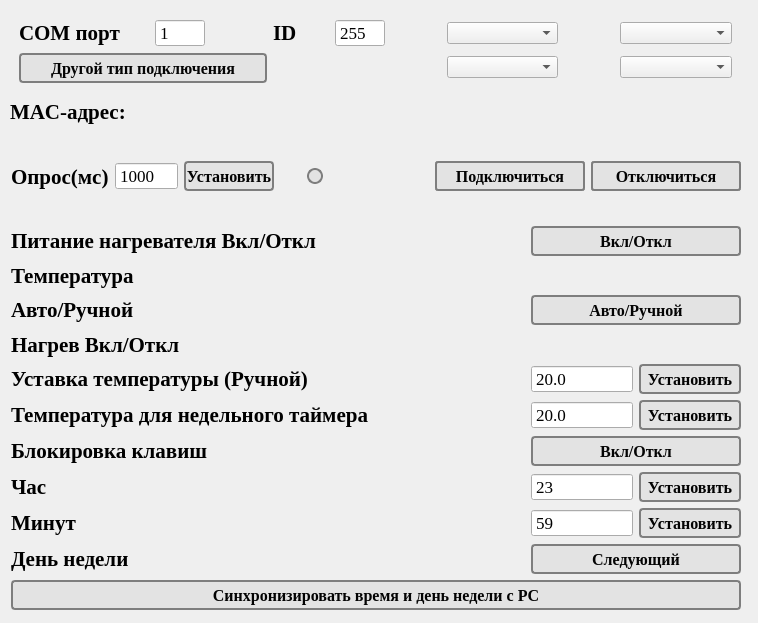
<?xml version="1.0" encoding="UTF-8"?>
<ui version="4.0">
 <class>MainWindow</class>
 <widget class="QMainWindow" name="MainWindow">
  <property name="geometry">
   <rect>
    <x>0</x>
    <y>0</y>
    <width>758</width>
    <height>623</height>
   </rect>
  </property>
  <property name="minimumSize">
   <size>
    <width>500</width>
    <height>500</height>
   </size>
  </property>
  <property name="maximumSize">
   <size>
    <width>10000</width>
    <height>10000</height>
   </size>
  </property>
  <property name="sizeIncrement">
   <size>
    <width>800</width>
    <height>535</height>
   </size>
  </property>
  <property name="font">
   <font>
    <family>Times New Roman</family>
    <pointsize>13</pointsize>
   </font>
  </property>
  <property name="windowTitle">
   <string>Termostat BHT</string>
  </property>
  <property name="windowIcon">
   <iconset>
    <normaloff>../../TermostatBHT/img/icon.png</normaloff>../../TermostatBHT/img/icon.png</iconset>
  </property>
  <property name="styleSheet">
   <string notr="true">MainWindow{
background-color: #e3e4e8;
}</string>
  </property>
  <widget class="QWidget" name="centralwidget">
   <property name="styleSheet">
    <string notr="true">.centralwidget{
background-color: #e3e4e8;
}</string>
   </property>
   <widget class="QWidget" name="layoutWidget">
    <property name="geometry">
     <rect>
      <x>11</x>
      <y>159</y>
      <width>730</width>
      <height>35</height>
     </rect>
    </property>
    <layout class="QHBoxLayout" name="horizontalLayout_2">
     <item>
      <widget class="QLabel" name="label_3">
       <property name="font">
        <font>
         <family>Times New Roman</family>
         <pointsize>16</pointsize>
         <bold>true</bold>
        </font>
       </property>
       <property name="text">
        <string>Опрос(мc)</string>
       </property>
      </widget>
     </item>
     <item>
      <widget class="QSpinBox" name="lineEdit_update_ms">
       <property name="font">
        <font>
         <family>Times New Roman</family>
         <pointsize>13</pointsize>
        </font>
       </property>
       <property name="alignment">
        <set>Qt::AlignmentFlag::AlignLeading|Qt::AlignmentFlag::AlignLeft|Qt::AlignmentFlag::AlignVCenter</set>
       </property>
       <property name="buttonSymbols">
        <enum>QAbstractSpinBox::ButtonSymbols::NoButtons</enum>
       </property>
       <property name="minimum">
        <number>200</number>
       </property>
       <property name="maximum">
        <number>100000</number>
       </property>
       <property name="value">
        <number>1000</number>
       </property>
      </widget>
     </item>
     <item>
      <widget class="QPushButton" name="pushButton_set_timer">
       <property name="minimumSize">
        <size>
         <width>0</width>
         <height>30</height>
        </size>
       </property>
       <property name="font">
        <font>
         <family>Times New Roman</family>
         <pointsize>12</pointsize>
         <bold>true</bold>
        </font>
       </property>
       <property name="styleSheet">
        <string notr="true">QPushButton{
	background-color: rgb(227, 227, 227);
	color: rgb(3, 3, 3);
	border: 2px solid rgb(126, 126, 126);
	border-radius: 4px
}

QPushButton:hover{
	background-color: rgb(252, 255, 216);
}</string>
       </property>
       <property name="text">
        <string>Установить</string>
       </property>
      </widget>
     </item>
     <item>
      <spacer name="horizontalSpacer_12">
       <property name="orientation">
        <enum>Qt::Orientation::Horizontal</enum>
       </property>
       <property name="sizeHint" stdset="0">
        <size>
         <width>40</width>
         <height>20</height>
        </size>
       </property>
      </spacer>
     </item>
     <item>
      <widget class="QPushButton" name="pushButton_upload">
       <property name="enabled">
        <bool>false</bool>
       </property>
       <property name="minimumSize">
        <size>
         <width>16</width>
         <height>16</height>
        </size>
       </property>
       <property name="maximumSize">
        <size>
         <width>16</width>
         <height>16</height>
        </size>
       </property>
       <property name="styleSheet">
        <string notr="true">QPushButton{
background-color: rgb(227, 227, 227);
	color: rgb(3, 3, 3);
	border: 2px solid rgb(126, 126, 126);
	border-radius: 8px
}
</string>
       </property>
       <property name="text">
        <string/>
       </property>
      </widget>
     </item>
     <item>
      <spacer name="horizontalSpacer_16">
       <property name="orientation">
        <enum>Qt::Orientation::Horizontal</enum>
       </property>
       <property name="sizeHint" stdset="0">
        <size>
         <width>40</width>
         <height>20</height>
        </size>
       </property>
      </spacer>
     </item>
     <item>
      <spacer name="horizontalSpacer_15">
       <property name="orientation">
        <enum>Qt::Orientation::Horizontal</enum>
       </property>
       <property name="sizeHint" stdset="0">
        <size>
         <width>40</width>
         <height>20</height>
        </size>
       </property>
      </spacer>
     </item>
     <item>
      <spacer name="horizontalSpacer_14">
       <property name="orientation">
        <enum>Qt::Orientation::Horizontal</enum>
       </property>
       <property name="sizeHint" stdset="0">
        <size>
         <width>40</width>
         <height>20</height>
        </size>
       </property>
      </spacer>
     </item>
     <item>
      <spacer name="horizontalSpacer_13">
       <property name="orientation">
        <enum>Qt::Orientation::Horizontal</enum>
       </property>
       <property name="sizeHint" stdset="0">
        <size>
         <width>40</width>
         <height>20</height>
        </size>
       </property>
      </spacer>
     </item>
     <item>
      <widget class="QPushButton" name="pushButton_set_device">
       <property name="minimumSize">
        <size>
         <width>150</width>
         <height>30</height>
        </size>
       </property>
       <property name="font">
        <font>
         <family>Times New Roman</family>
         <pointsize>12</pointsize>
         <bold>true</bold>
        </font>
       </property>
       <property name="styleSheet">
        <string notr="true">QPushButton{
	background-color: rgb(227, 227, 227);
	color: rgb(3, 3, 3);
	border: 2px solid rgb(126, 126, 126);
	border-radius: 3px
}

QPushButton:hover{
	background-color: rgb(30, 170, 14);
	color: rgb(255, 255, 255);
}</string>
       </property>
       <property name="text">
        <string>Подключиться</string>
       </property>
      </widget>
     </item>
     <item>
      <widget class="QPushButton" name="pushButton_unset_device">
       <property name="minimumSize">
        <size>
         <width>150</width>
         <height>30</height>
        </size>
       </property>
       <property name="font">
        <font>
         <family>Times New Roman</family>
         <pointsize>12</pointsize>
         <bold>true</bold>
        </font>
       </property>
       <property name="styleSheet">
        <string notr="true">QPushButton{
	background-color: rgb(227, 227, 227);
	color: rgb(3, 3, 3);
	border: 2px solid rgb(126, 126, 126);
	border-radius: 3px
}

QPushButton:hover{
	background-color: rgb(30, 170, 14);
	color: rgb(255, 255, 255);
}</string>
       </property>
       <property name="text">
        <string>Отключиться</string>
       </property>
      </widget>
     </item>
    </layout>
   </widget>
   <widget class="QWidget" name="layoutWidget">
    <property name="geometry">
     <rect>
      <x>11</x>
      <y>226</y>
      <width>730</width>
      <height>384</height>
     </rect>
    </property>
    <layout class="QGridLayout" name="gridLayout">
     <item row="4" column="1">
      <widget class="QLabel" name="label_set_temp">
       <property name="font">
        <font>
         <family>Times New Roman</family>
         <pointsize>16</pointsize>
         <bold>true</bold>
        </font>
       </property>
       <property name="text">
        <string/>
       </property>
      </widget>
     </item>
     <item row="6" column="2" colspan="2">
      <widget class="QPushButton" name="pushButton_block_key">
       <property name="minimumSize">
        <size>
         <width>0</width>
         <height>30</height>
        </size>
       </property>
       <property name="font">
        <font>
         <family>Times New Roman</family>
         <pointsize>12</pointsize>
         <bold>true</bold>
        </font>
       </property>
       <property name="styleSheet">
        <string notr="true">QPushButton{
	background-color: rgb(227, 227, 227);
	color: rgb(3, 3, 3);
	border: 2px solid rgb(126, 126, 126);
	border-radius: 4px
}

QPushButton:hover{
	background-color: rgb(252, 255, 216);
}</string>
       </property>
       <property name="text">
        <string>Вкл/Откл</string>
       </property>
      </widget>
     </item>
     <item row="5" column="2" colspan="2">
      <layout class="QHBoxLayout" name="horizontalLayout_4">
       <item>
        <widget class="QDoubleSpinBox" name="doubleSpinBox_week_timer">
         <property name="minimumSize">
          <size>
           <width>100</width>
           <height>0</height>
          </size>
         </property>
         <property name="font">
          <font>
           <family>Times New Roman</family>
           <pointsize>13</pointsize>
          </font>
         </property>
         <property name="buttonSymbols">
          <enum>QAbstractSpinBox::ButtonSymbols::NoButtons</enum>
         </property>
         <property name="decimals">
          <number>1</number>
         </property>
         <property name="minimum">
          <double>5.000000000000000</double>
         </property>
         <property name="maximum">
          <double>44.000000000000000</double>
         </property>
         <property name="value">
          <double>20.000000000000000</double>
         </property>
        </widget>
       </item>
       <item>
        <widget class="QPushButton" name="pushButton_week_timer">
         <property name="minimumSize">
          <size>
           <width>100</width>
           <height>30</height>
          </size>
         </property>
         <property name="font">
          <font>
           <family>Times New Roman</family>
           <pointsize>12</pointsize>
           <bold>true</bold>
          </font>
         </property>
         <property name="styleSheet">
          <string notr="true">QPushButton{
	background-color: rgb(227, 227, 227);
	color: rgb(3, 3, 3);
	border: 2px solid rgb(126, 126, 126);
	border-radius: 4px
}

QPushButton:hover{
	background-color: rgb(252, 255, 216);
}</string>
         </property>
         <property name="text">
          <string>Установить</string>
         </property>
        </widget>
       </item>
      </layout>
     </item>
     <item row="7" column="0">
      <widget class="QLabel" name="label_13">
       <property name="font">
        <font>
         <family>Times New Roman</family>
         <pointsize>16</pointsize>
         <bold>true</bold>
        </font>
       </property>
       <property name="text">
        <string>Час</string>
       </property>
      </widget>
     </item>
     <item row="5" column="0">
      <widget class="QLabel" name="label_11">
       <property name="font">
        <font>
         <family>Times New Roman</family>
         <pointsize>16</pointsize>
         <bold>true</bold>
        </font>
       </property>
       <property name="text">
        <string>Температура для недельного таймера</string>
       </property>
      </widget>
     </item>
     <item row="8" column="1">
      <widget class="QLabel" name="label_minut">
       <property name="font">
        <font>
         <family>Times New Roman</family>
         <pointsize>16</pointsize>
         <bold>true</bold>
        </font>
       </property>
       <property name="text">
        <string/>
       </property>
      </widget>
     </item>
     <item row="5" column="1">
      <widget class="QLabel" name="label_week_timer">
       <property name="minimumSize">
        <size>
         <width>150</width>
         <height>0</height>
        </size>
       </property>
       <property name="font">
        <font>
         <family>Times New Roman</family>
         <pointsize>16</pointsize>
         <bold>true</bold>
        </font>
       </property>
       <property name="text">
        <string/>
       </property>
      </widget>
     </item>
     <item row="4" column="2" colspan="2">
      <layout class="QHBoxLayout" name="horizontalLayout_5">
       <item>
        <widget class="QDoubleSpinBox" name="doubleSpinBox_set_temp">
         <property name="minimumSize">
          <size>
           <width>100</width>
           <height>0</height>
          </size>
         </property>
         <property name="font">
          <font>
           <family>Times New Roman</family>
           <pointsize>13</pointsize>
          </font>
         </property>
         <property name="buttonSymbols">
          <enum>QAbstractSpinBox::ButtonSymbols::NoButtons</enum>
         </property>
         <property name="decimals">
          <number>1</number>
         </property>
         <property name="minimum">
          <double>5.000000000000000</double>
         </property>
         <property name="maximum">
          <double>44.000000000000000</double>
         </property>
         <property name="value">
          <double>20.000000000000000</double>
         </property>
        </widget>
       </item>
       <item>
        <widget class="QPushButton" name="pushButton_set_temp">
         <property name="minimumSize">
          <size>
           <width>0</width>
           <height>30</height>
          </size>
         </property>
         <property name="font">
          <font>
           <family>Times New Roman</family>
           <pointsize>12</pointsize>
           <bold>true</bold>
          </font>
         </property>
         <property name="styleSheet">
          <string notr="true">QPushButton{
	background-color: rgb(227, 227, 227);
	color: rgb(3, 3, 3);
	border: 2px solid rgb(126, 126, 126);
	border-radius: 4px
}

QPushButton:hover{
	background-color: rgb(252, 255, 216);
}</string>
         </property>
         <property name="text">
          <string>Установить</string>
         </property>
        </widget>
       </item>
      </layout>
     </item>
     <item row="4" column="0">
      <widget class="QLabel" name="label_10">
       <property name="font">
        <font>
         <family>Times New Roman</family>
         <pointsize>16</pointsize>
         <bold>true</bold>
        </font>
       </property>
       <property name="text">
        <string>Уставка температуры (Ручной)</string>
       </property>
      </widget>
     </item>
     <item row="1" column="0">
      <widget class="QLabel" name="label_5">
       <property name="font">
        <font>
         <family>Times New Roman</family>
         <pointsize>16</pointsize>
         <bold>true</bold>
        </font>
       </property>
       <property name="text">
        <string>Температура</string>
       </property>
      </widget>
     </item>
     <item row="7" column="3">
      <widget class="QPushButton" name="pushButton_set_hour">
       <property name="minimumSize">
        <size>
         <width>100</width>
         <height>30</height>
        </size>
       </property>
       <property name="font">
        <font>
         <family>Times New Roman</family>
         <pointsize>12</pointsize>
         <bold>true</bold>
        </font>
       </property>
       <property name="styleSheet">
        <string notr="true">QPushButton{
	background-color: rgb(227, 227, 227);
	color: rgb(3, 3, 3);
	border: 2px solid rgb(126, 126, 126);
	border-radius: 4px
}

QPushButton:hover{
	background-color: rgb(252, 255, 216);
}</string>
       </property>
       <property name="text">
        <string>Установить</string>
       </property>
      </widget>
     </item>
     <item row="9" column="1">
      <widget class="QLabel" name="label_day_week">
       <property name="font">
        <font>
         <family>Times New Roman</family>
         <pointsize>16</pointsize>
         <bold>true</bold>
        </font>
       </property>
       <property name="text">
        <string/>
       </property>
      </widget>
     </item>
     <item row="7" column="1">
      <widget class="QLabel" name="label_hour">
       <property name="font">
        <font>
         <family>Times New Roman</family>
         <pointsize>16</pointsize>
         <bold>true</bold>
        </font>
       </property>
       <property name="text">
        <string/>
       </property>
      </widget>
     </item>
     <item row="3" column="1">
      <widget class="QLabel" name="label_heat">
       <property name="font">
        <font>
         <family>Times New Roman</family>
         <pointsize>16</pointsize>
         <bold>true</bold>
        </font>
       </property>
       <property name="text">
        <string/>
       </property>
      </widget>
     </item>
     <item row="9" column="0">
      <widget class="QLabel" name="label_7">
       <property name="font">
        <font>
         <family>Times New Roman</family>
         <pointsize>16</pointsize>
         <bold>true</bold>
        </font>
       </property>
       <property name="text">
        <string>День недели</string>
       </property>
      </widget>
     </item>
     <item row="0" column="1">
      <widget class="QLabel" name="label_display">
       <property name="font">
        <font>
         <family>Times New Roman</family>
         <pointsize>16</pointsize>
         <bold>true</bold>
        </font>
       </property>
       <property name="text">
        <string/>
       </property>
      </widget>
     </item>
     <item row="2" column="1">
      <widget class="QLabel" name="label_auto_hand">
       <property name="font">
        <font>
         <family>Times New Roman</family>
         <pointsize>16</pointsize>
         <bold>true</bold>
        </font>
       </property>
       <property name="text">
        <string/>
       </property>
      </widget>
     </item>
     <item row="9" column="2" colspan="2">
      <widget class="QPushButton" name="pushButton_next_day_week">
       <property name="minimumSize">
        <size>
         <width>0</width>
         <height>30</height>
        </size>
       </property>
       <property name="font">
        <font>
         <family>Times New Roman</family>
         <pointsize>12</pointsize>
         <bold>true</bold>
        </font>
       </property>
       <property name="styleSheet">
        <string notr="true">QPushButton{
	background-color: rgb(227, 227, 227);
	color: rgb(3, 3, 3);
	border: 2px solid rgb(126, 126, 126);
	border-radius: 4px
}

QPushButton:hover{
	background-color: rgb(252, 255, 216);
}</string>
       </property>
       <property name="text">
        <string>Следующий</string>
       </property>
      </widget>
     </item>
     <item row="0" column="0">
      <widget class="QLabel" name="label_4">
       <property name="font">
        <font>
         <family>Times New Roman</family>
         <pointsize>16</pointsize>
         <bold>true</bold>
        </font>
       </property>
       <property name="text">
        <string>Питание нагревателя Вкл/Откл</string>
       </property>
      </widget>
     </item>
     <item row="8" column="2">
      <widget class="QSpinBox" name="lineEdit_set_minute">
       <property name="font">
        <font>
         <family>Times New Roman</family>
         <pointsize>13</pointsize>
        </font>
       </property>
       <property name="alignment">
        <set>Qt::AlignmentFlag::AlignLeading|Qt::AlignmentFlag::AlignLeft|Qt::AlignmentFlag::AlignVCenter</set>
       </property>
       <property name="buttonSymbols">
        <enum>QAbstractSpinBox::ButtonSymbols::NoButtons</enum>
       </property>
       <property name="minimum">
        <number>0</number>
       </property>
       <property name="maximum">
        <number>59</number>
       </property>
       <property name="value">
        <number>59</number>
       </property>
      </widget>
     </item>
     <item row="8" column="0">
      <widget class="QLabel" name="label_9">
       <property name="font">
        <font>
         <family>Times New Roman</family>
         <pointsize>16</pointsize>
         <bold>true</bold>
        </font>
       </property>
       <property name="text">
        <string>Минут</string>
       </property>
      </widget>
     </item>
     <item row="8" column="3">
      <widget class="QPushButton" name="pushButton_set_minute">
       <property name="minimumSize">
        <size>
         <width>100</width>
         <height>30</height>
        </size>
       </property>
       <property name="font">
        <font>
         <family>Times New Roman</family>
         <pointsize>12</pointsize>
         <bold>true</bold>
        </font>
       </property>
       <property name="styleSheet">
        <string notr="true">QPushButton{
	background-color: rgb(227, 227, 227);
	color: rgb(3, 3, 3);
	border: 2px solid rgb(126, 126, 126);
	border-radius: 4px
}

QPushButton:hover{
	background-color: rgb(252, 255, 216);
}</string>
       </property>
       <property name="text">
        <string>Установить</string>
       </property>
      </widget>
     </item>
     <item row="6" column="1">
      <widget class="QLabel" name="label_block_key">
       <property name="font">
        <font>
         <family>Times New Roman</family>
         <pointsize>16</pointsize>
         <bold>true</bold>
        </font>
       </property>
       <property name="text">
        <string/>
       </property>
      </widget>
     </item>
     <item row="1" column="1">
      <widget class="QLabel" name="label_temp">
       <property name="font">
        <font>
         <family>Times New Roman</family>
         <pointsize>16</pointsize>
         <bold>true</bold>
        </font>
       </property>
       <property name="text">
        <string/>
       </property>
      </widget>
     </item>
     <item row="3" column="0">
      <widget class="QLabel" name="label_8">
       <property name="font">
        <font>
         <family>Times New Roman</family>
         <pointsize>16</pointsize>
         <bold>true</bold>
        </font>
       </property>
       <property name="text">
        <string>Нагрев Вкл/Откл</string>
       </property>
      </widget>
     </item>
     <item row="7" column="2">
      <widget class="QSpinBox" name="lineEdit_set_hour">
       <property name="font">
        <font>
         <family>Times New Roman</family>
         <pointsize>13</pointsize>
        </font>
       </property>
       <property name="alignment">
        <set>Qt::AlignmentFlag::AlignLeading|Qt::AlignmentFlag::AlignLeft|Qt::AlignmentFlag::AlignVCenter</set>
       </property>
       <property name="buttonSymbols">
        <enum>QAbstractSpinBox::ButtonSymbols::NoButtons</enum>
       </property>
       <property name="minimum">
        <number>0</number>
       </property>
       <property name="maximum">
        <number>23</number>
       </property>
       <property name="value">
        <number>23</number>
       </property>
      </widget>
     </item>
     <item row="2" column="0">
      <widget class="QLabel" name="label_6">
       <property name="font">
        <font>
         <family>Times New Roman</family>
         <pointsize>16</pointsize>
         <bold>true</bold>
        </font>
       </property>
       <property name="text">
        <string>Авто/Ручной</string>
       </property>
      </widget>
     </item>
     <item row="6" column="0">
      <widget class="QLabel" name="label_12">
       <property name="font">
        <font>
         <family>Times New Roman</family>
         <pointsize>16</pointsize>
         <bold>true</bold>
        </font>
       </property>
       <property name="text">
        <string>Блокировка клавиш</string>
       </property>
      </widget>
     </item>
     <item row="0" column="2" colspan="2">
      <widget class="QPushButton" name="pushButton_display">
       <property name="minimumSize">
        <size>
         <width>0</width>
         <height>30</height>
        </size>
       </property>
       <property name="font">
        <font>
         <family>Times New Roman</family>
         <pointsize>12</pointsize>
         <bold>true</bold>
        </font>
       </property>
       <property name="styleSheet">
        <string notr="true">QPushButton{
	background-color: rgb(227, 227, 227);
	color: rgb(3, 3, 3);
	border: 2px solid rgb(126, 126, 126);
	border-radius: 4px
}

QPushButton:hover{
	background-color: rgb(252, 255, 216);
}</string>
       </property>
       <property name="text">
        <string>Вкл/Откл</string>
       </property>
      </widget>
     </item>
     <item row="2" column="2" colspan="2">
      <widget class="QPushButton" name="pushButton_auto_hand">
       <property name="minimumSize">
        <size>
         <width>0</width>
         <height>30</height>
        </size>
       </property>
       <property name="font">
        <font>
         <family>Times New Roman</family>
         <pointsize>12</pointsize>
         <bold>true</bold>
        </font>
       </property>
       <property name="styleSheet">
        <string notr="true">QPushButton{
	background-color: rgb(227, 227, 227);
	color: rgb(3, 3, 3);
	border: 2px solid rgb(126, 126, 126);
	border-radius: 4px
}

QPushButton:hover{
	background-color: rgb(252, 255, 216);
}</string>
       </property>
       <property name="text">
        <string>Авто/Ручной</string>
       </property>
      </widget>
     </item>
     <item row="10" column="0" colspan="4">
      <widget class="QPushButton" name="pushButton_synchronize_date">
       <property name="minimumSize">
        <size>
         <width>0</width>
         <height>30</height>
        </size>
       </property>
       <property name="font">
        <font>
         <family>Times New Roman</family>
         <pointsize>12</pointsize>
         <bold>true</bold>
        </font>
       </property>
       <property name="styleSheet">
        <string notr="true">QPushButton{
	background-color: rgb(227, 227, 227);
	color: rgb(3, 3, 3);
	border: 2px solid rgb(126, 126, 126);
	border-radius: 4px
}

QPushButton:hover{
	background-color: rgb(252, 255, 216);
}</string>
       </property>
       <property name="text">
        <string>Синхронизировать время и день недели с PC</string>
       </property>
      </widget>
     </item>
    </layout>
   </widget>
   <widget class="QStackedWidget" name="stackedWidget">
    <property name="geometry">
     <rect>
      <x>10</x>
      <y>10</y>
      <width>731</width>
      <height>81</height>
     </rect>
    </property>
    <property name="currentIndex">
     <number>0</number>
    </property>
    <widget class="QWidget" name="page_3">
     <layout class="QGridLayout" name="gridLayout_6">
      <item row="0" column="1">
       <layout class="QGridLayout" name="gridLayout_7" columnstretch="3,3,1,1,2,1,2,1,2">
        <item row="0" column="5">
         <spacer name="horizontalSpacer_10">
          <property name="orientation">
           <enum>Qt::Orientation::Horizontal</enum>
          </property>
          <property name="sizeHint" stdset="0">
           <size>
            <width>40</width>
            <height>20</height>
           </size>
          </property>
         </spacer>
        </item>
        <item row="0" column="1">
         <widget class="QSpinBox" name="lineEdit_slave_id_3">
          <property name="minimumSize">
           <size>
            <width>50</width>
            <height>0</height>
           </size>
          </property>
          <property name="maximumSize">
           <size>
            <width>50</width>
            <height>16777215</height>
           </size>
          </property>
          <property name="font">
           <font>
            <family>Times New Roman</family>
            <pointsize>13</pointsize>
           </font>
          </property>
          <property name="alignment">
           <set>Qt::AlignmentFlag::AlignLeading|Qt::AlignmentFlag::AlignLeft|Qt::AlignmentFlag::AlignVCenter</set>
          </property>
          <property name="buttonSymbols">
           <enum>QAbstractSpinBox::ButtonSymbols::NoButtons</enum>
          </property>
          <property name="minimum">
           <number>1</number>
          </property>
          <property name="maximum">
           <number>255</number>
          </property>
          <property name="value">
           <number>1</number>
          </property>
         </widget>
        </item>
        <item row="0" column="7">
         <spacer name="horizontalSpacer_11">
          <property name="orientation">
           <enum>Qt::Orientation::Horizontal</enum>
          </property>
          <property name="sizeHint" stdset="0">
           <size>
            <width>10</width>
            <height>20</height>
           </size>
          </property>
         </spacer>
        </item>
        <item row="0" column="2">
         <spacer name="horizontalSpacer_7">
          <property name="orientation">
           <enum>Qt::Orientation::Horizontal</enum>
          </property>
          <property name="sizeHint" stdset="0">
           <size>
            <width>40</width>
            <height>20</height>
           </size>
          </property>
         </spacer>
        </item>
        <item row="0" column="3">
         <widget class="QLabel" name="label_mac_address_4">
          <property name="font">
           <font>
            <family>Times New Roman</family>
            <pointsize>16</pointsize>
            <bold>true</bold>
           </font>
          </property>
          <property name="text">
           <string>ID</string>
          </property>
         </widget>
        </item>
        <item row="0" column="6">
         <widget class="QComboBox" name="comboBox"/>
        </item>
        <item row="0" column="4">
         <widget class="QSpinBox" name="lineEdit_slave_id">
          <property name="minimumSize">
           <size>
            <width>50</width>
            <height>0</height>
           </size>
          </property>
          <property name="maximumSize">
           <size>
            <width>50</width>
            <height>50</height>
           </size>
          </property>
          <property name="font">
           <font>
            <family>Times New Roman</family>
            <pointsize>13</pointsize>
           </font>
          </property>
          <property name="alignment">
           <set>Qt::AlignmentFlag::AlignLeading|Qt::AlignmentFlag::AlignLeft|Qt::AlignmentFlag::AlignVCenter</set>
          </property>
          <property name="buttonSymbols">
           <enum>QAbstractSpinBox::ButtonSymbols::NoButtons</enum>
          </property>
          <property name="minimum">
           <number>1</number>
          </property>
          <property name="maximum">
           <number>255</number>
          </property>
          <property name="value">
           <number>255</number>
          </property>
         </widget>
        </item>
        <item row="0" column="0">
         <widget class="QLabel" name="label_15">
          <property name="minimumSize">
           <size>
            <width>0</width>
            <height>0</height>
           </size>
          </property>
          <property name="maximumSize">
           <size>
            <width>130</width>
            <height>16777215</height>
           </size>
          </property>
          <property name="font">
           <font>
            <family>Times New Roman</family>
            <pointsize>16</pointsize>
            <bold>true</bold>
           </font>
          </property>
          <property name="text">
           <string>COM порт</string>
          </property>
         </widget>
        </item>
        <item row="1" column="6">
         <widget class="QComboBox" name="comboBox_3"/>
        </item>
        <item row="0" column="8">
         <widget class="QComboBox" name="comboBox_2"/>
        </item>
        <item row="1" column="8">
         <widget class="QComboBox" name="comboBox_4"/>
        </item>
        <item row="1" column="0" colspan="3">
         <widget class="QPushButton" name="pushButton_synchronize_date_4">
          <property name="minimumSize">
           <size>
            <width>0</width>
            <height>30</height>
           </size>
          </property>
          <property name="font">
           <font>
            <family>Times New Roman</family>
            <pointsize>12</pointsize>
            <bold>true</bold>
           </font>
          </property>
          <property name="styleSheet">
           <string notr="true">QPushButton{
	background-color: rgb(227, 227, 227);
	color: rgb(3, 3, 3);
	border: 2px solid rgb(126, 126, 126);
	border-radius: 4px
}

QPushButton:hover{
	background-color: rgb(252, 255, 216);
}</string>
          </property>
          <property name="text">
           <string>Другой тип подключения</string>
          </property>
         </widget>
        </item>
       </layout>
      </item>
     </layout>
    </widget>
    <widget class="QWidget" name="page_4">
     <widget class="QWidget" name="horizontalLayoutWidget_2">
      <property name="geometry">
       <rect>
        <x>0</x>
        <y>10</y>
        <width>731</width>
        <height>62</height>
       </rect>
      </property>
      <layout class="QGridLayout" name="gridLayout_8">
       <item row="0" column="1">
        <widget class="QLineEdit" name="lineEdit_ip">
         <property name="font">
          <font>
           <family>Times New Roman</family>
           <pointsize>13</pointsize>
          </font>
         </property>
         <property name="text">
          <string>192.168.1.</string>
         </property>
        </widget>
       </item>
       <item row="0" column="7">
        <widget class="QLabel" name="label_mac_address_3">
         <property name="font">
          <font>
           <family>Times New Roman</family>
           <pointsize>16</pointsize>
           <bold>true</bold>
          </font>
         </property>
         <property name="text">
          <string>ID</string>
         </property>
        </widget>
       </item>
       <item row="0" column="0">
        <widget class="QLabel" name="label_2">
         <property name="font">
          <font>
           <family>Times New Roman</family>
           <pointsize>16</pointsize>
           <bold>true</bold>
          </font>
         </property>
         <property name="text">
          <string>IP</string>
         </property>
        </widget>
       </item>
       <item row="1" column="0" colspan="6">
        <widget class="QPushButton" name="pushButton_synchronize_date_5">
         <property name="minimumSize">
          <size>
           <width>0</width>
           <height>30</height>
          </size>
         </property>
         <property name="maximumSize">
          <size>
           <width>246</width>
           <height>16777215</height>
          </size>
         </property>
         <property name="font">
          <font>
           <family>Times New Roman</family>
           <pointsize>12</pointsize>
           <bold>true</bold>
          </font>
         </property>
         <property name="styleSheet">
          <string notr="true">QPushButton{
	background-color: rgb(227, 227, 227);
	color: rgb(3, 3, 3);
	border: 2px solid rgb(126, 126, 126);
	border-radius: 4px
}

QPushButton:hover{
	background-color: rgb(252, 255, 216);
}</string>
         </property>
         <property name="text">
          <string>Другой тип подключения</string>
         </property>
        </widget>
       </item>
       <item row="0" column="9">
        <spacer name="horizontalSpacer_9">
         <property name="orientation">
          <enum>Qt::Orientation::Horizontal</enum>
         </property>
         <property name="sizeHint" stdset="0">
          <size>
           <width>40</width>
           <height>20</height>
          </size>
         </property>
        </spacer>
       </item>
       <item row="0" column="6">
        <spacer name="horizontalSpacer_8">
         <property name="orientation">
          <enum>Qt::Orientation::Horizontal</enum>
         </property>
         <property name="sizeHint" stdset="0">
          <size>
           <width>40</width>
           <height>20</height>
          </size>
         </property>
        </spacer>
       </item>
       <item row="0" column="5">
        <widget class="QSpinBox" name="lineEdit_port_2">
         <property name="minimumSize">
          <size>
           <width>100</width>
           <height>0</height>
          </size>
         </property>
         <property name="font">
          <font>
           <family>Times New Roman</family>
           <pointsize>13</pointsize>
          </font>
         </property>
         <property name="alignment">
          <set>Qt::AlignmentFlag::AlignLeading|Qt::AlignmentFlag::AlignLeft|Qt::AlignmentFlag::AlignVCenter</set>
         </property>
         <property name="buttonSymbols">
          <enum>QAbstractSpinBox::ButtonSymbols::NoButtons</enum>
         </property>
         <property name="minimum">
          <number>100</number>
         </property>
         <property name="maximum">
          <number>66000</number>
         </property>
         <property name="value">
          <number>8899</number>
         </property>
        </widget>
       </item>
       <item row="0" column="3">
        <widget class="QLabel" name="label_16">
         <property name="minimumSize">
          <size>
           <width>0</width>
           <height>0</height>
          </size>
         </property>
         <property name="font">
          <font>
           <family>Times New Roman</family>
           <pointsize>16</pointsize>
           <bold>true</bold>
          </font>
         </property>
         <property name="text">
          <string>Порт</string>
         </property>
        </widget>
       </item>
       <item row="0" column="2">
        <spacer name="horizontalSpacer">
         <property name="orientation">
          <enum>Qt::Orientation::Horizontal</enum>
         </property>
         <property name="sizeHint" stdset="0">
          <size>
           <width>40</width>
           <height>20</height>
          </size>
         </property>
        </spacer>
       </item>
       <item row="0" column="8">
        <widget class="QSpinBox" name="lineEdit_slave_id_4">
         <property name="minimumSize">
          <size>
           <width>100</width>
           <height>0</height>
          </size>
         </property>
         <property name="font">
          <font>
           <family>Times New Roman</family>
           <pointsize>13</pointsize>
          </font>
         </property>
         <property name="alignment">
          <set>Qt::AlignmentFlag::AlignLeading|Qt::AlignmentFlag::AlignLeft|Qt::AlignmentFlag::AlignVCenter</set>
         </property>
         <property name="buttonSymbols">
          <enum>QAbstractSpinBox::ButtonSymbols::NoButtons</enum>
         </property>
         <property name="minimum">
          <number>1</number>
         </property>
         <property name="maximum">
          <number>255</number>
         </property>
         <property name="value">
          <number>1</number>
         </property>
        </widget>
       </item>
      </layout>
     </widget>
    </widget>
   </widget>
   <widget class="QLabel" name="label_mac_address">
    <property name="geometry">
     <rect>
      <x>10</x>
      <y>100</y>
      <width>721</width>
      <height>24</height>
     </rect>
    </property>
    <property name="font">
     <font>
      <family>Times New Roman</family>
      <pointsize>16</pointsize>
      <bold>true</bold>
     </font>
    </property>
    <property name="text">
     <string>MAC-адрес: </string>
    </property>
   </widget>
  </widget>
 </widget>
 <resources/>
 <connections/>
</ui>
